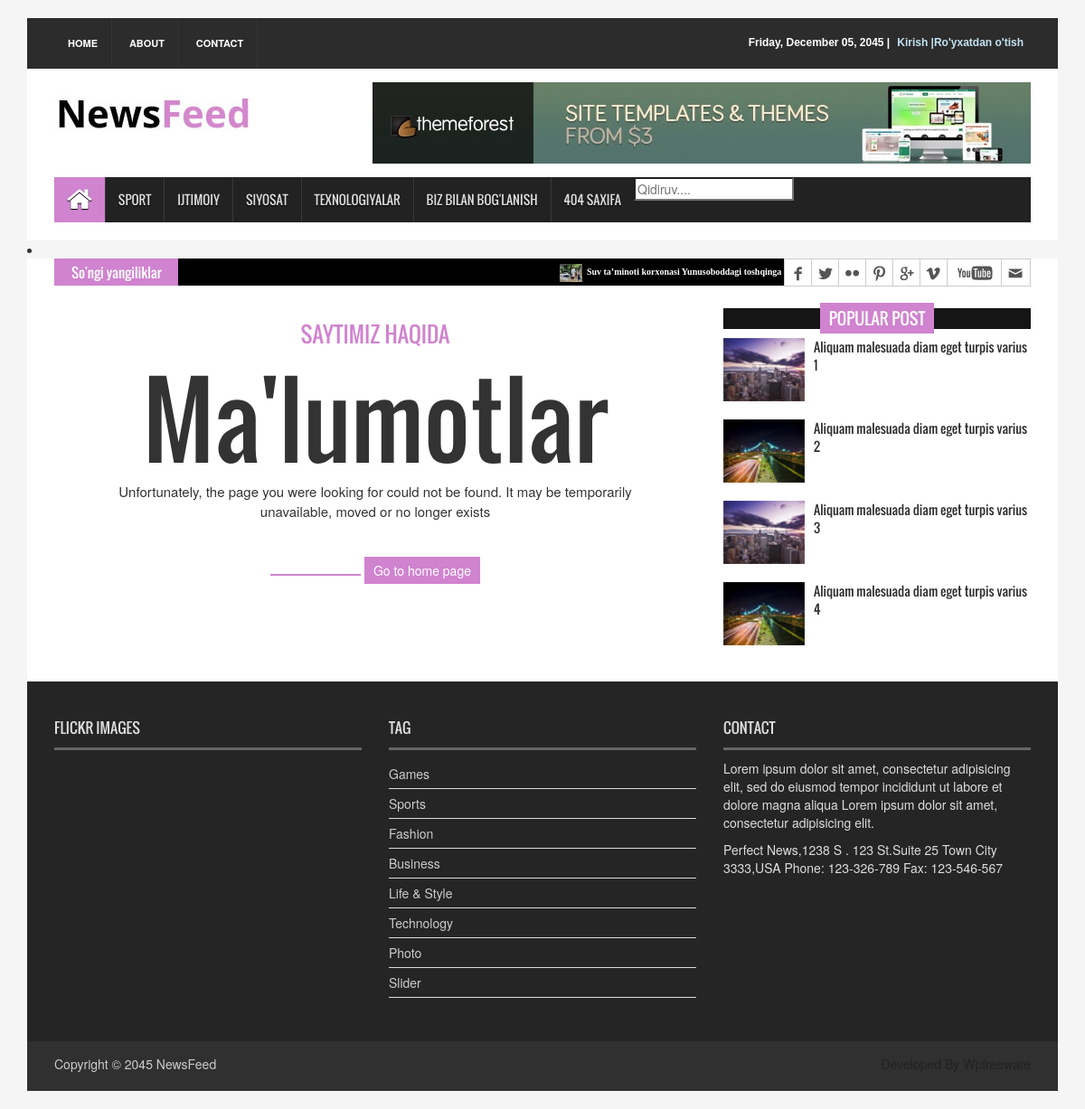
Page /about/ on the earlier database version.
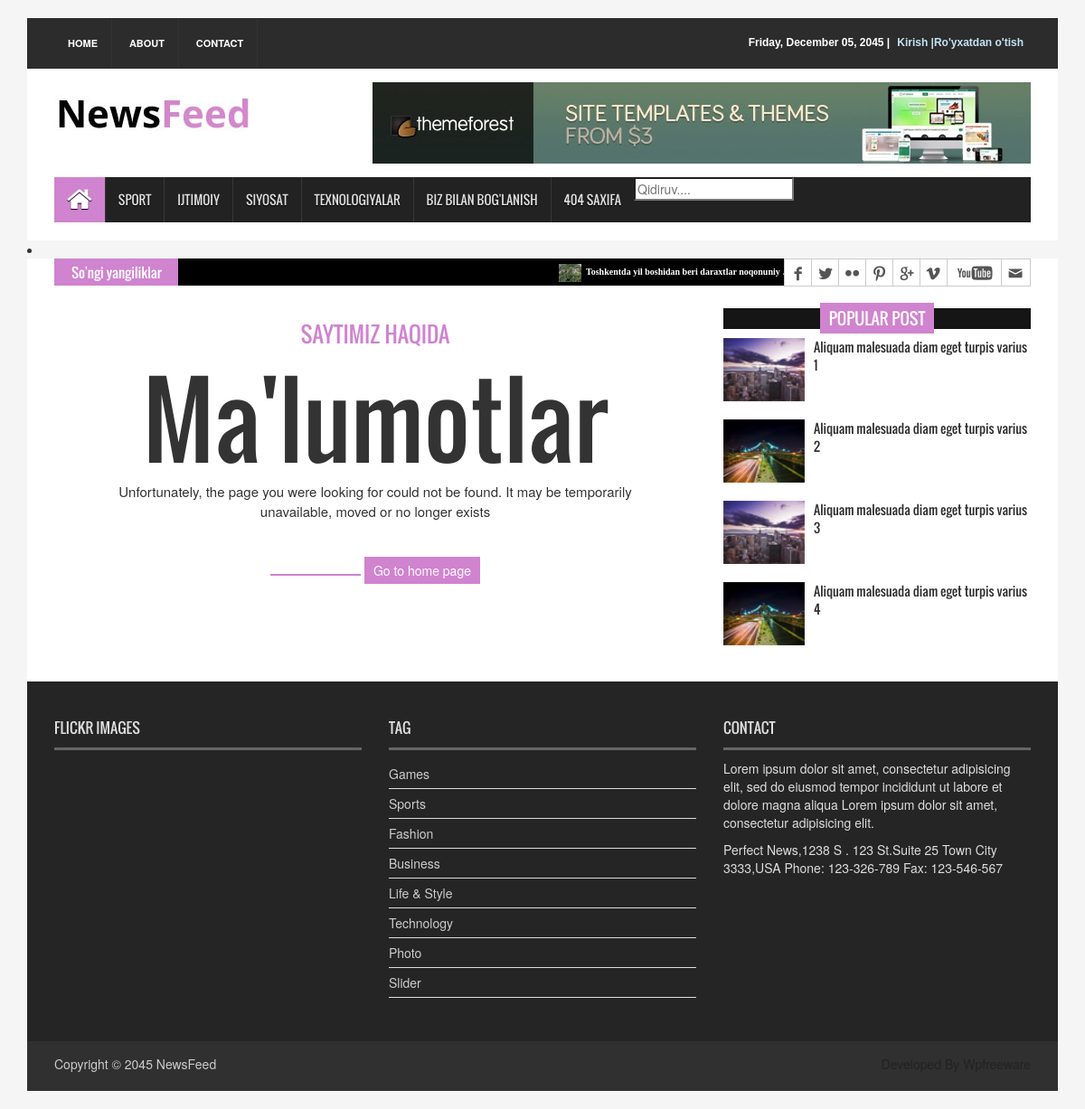
Same page on the later database version.
### news/models.py (models this page shows, shortened)
class Category(models.Model):
    name = models.CharField(max_length=250)
    class Meta:
        verbose_name = 'Kategoriya'
        verbose_name_plural = 'Kategoriyalar'

class NewsModel(models.Model):
    class Status(models.TextChoices):
        Draft = 'DF', 'Draft'
        Published = 'PB', 'Published'
    title = models.CharField(max_length=250)
    slug = models.SlugField(max_length=250, unique=True, db_index=True, null=True, blank=True)
    body = models.TextField()
    category = models.ForeignKey(Category, on_delete=models.PROTECT, verbose_name='Kategoriya', related_name='news_cat')
    image = models.ImageField(upload_to='news/images')
    created_time = models.DateTimeField(auto_now_add=True)
    updated_time = models.DateTimeField(auto_now=True)
    published_time = models.DateTimeField(default=timezone.now)
    status = models.CharField(choices=Status.choices, default=Status.Draft, max_length=2)
    author = models.ForeignKey(get_user_model(), on_delete=models.PROTECT)
    objects = models.Manager()
    published = Publishedmanager()
    class Meta:
        ordering = ['-published_time']
        verbose_name = 'Yangilik'
        verbose_name_plural = 'Yangiliklar'
    def get_absolute_url(self):
        return reverse("show_news", kwargs={'news_slug': self.slug})

### news/views.py (the view)
# urls.py: path('about/', aboutview, name='about_page'),
def aboutview(request):
    context = {}
    return render(request, 'about.html', context)

### news/contex_processor.py (called while the page is built)
def latest_news(request):
    context={
        'latest_news': NewsModel.published.all()[:5],
        'categories' : Category.objects.filter(news_cat__gt=0).distinct()
    }
    return context

### news/managers.py (called while the page is built)
    def get_queryset(self):
        return super().get_queryset().filter(status='PB')

### templates/about.html
{% extends 'news/base.html' %}
{% load static %}
{% block content %}
  <section id="contentSection">
    <div class="row">
      <div class="col-lg-8 col-md-8 col-sm-8">
        <div class="left_content">
          <div class="error_page">
            <h3>Saytimiz haqida</h3>
            <h1>Ma'lumotlar</h1>
            <p>Unfortunately, the page you were looking for could not be found. It may be temporarily unavailable, moved or no longer exists</p>
            <span></span> <a href="{% url 'home_url' %}" class="wow fadeInLeftBig">Go to home page</a> </div>
        </div>
      </div>
      <div class="col-lg-4 col-md-4 col-sm-4">
        <aside class="right_content">
          <div class="single_sidebar">
            <h2><span>Popular Post</span></h2>
            <ul class="spost_nav">
              <li>
                <div class="media wow fadeInDown"> <a href="single_page.html" class="media-left"> <img alt="" src="{% static 'images/post_img1.jpg' %}"> </a>
                  <div class="media-body"> <a href="single_page.html" class="catg_title"> Aliquam malesuada diam eget turpis varius 1</a> </div>
                </div>
              </li>
              <li>
                <div class="media wow fadeInDown"> <a href="single_page.html" class="media-left"> <img alt="" src="{% static 'images/post_img2.jpg' %}"> </a>
                  <div class="media-body"> <a href="single_page.html" class="catg_title"> Aliquam malesuada diam eget turpis varius 2</a> </div>
                </div>
              </li>
              <li>
                <div class="media wow fadeInDown"> <a href="single_page.html" class="media-left"> <img alt="" src="{% static 'images/post_img1.jpg' %}"> </a>
                  <div class="media-body"> <a href="single_page.html" class="catg_title"> Aliquam malesuada diam eget turpis varius 3</a> </div>
                </div>
              </li>
              <li>
                <div class="media wow fadeInDown"> <a href="single_page.html" class="media-left"> <img alt="" src="{% static 'images/post_img2.jpg' %}"> </a>
                  <div class="media-body"> <a href="single_page.html" class="catg_title"> Aliquam malesuada diam eget turpis varius 4</a> </div>
                </div>
              </li>
            </ul>
          </div>
        </aside>
      </div>
    </div>
  </section>
{% endblock content %}

### templates/news/base.html (shortened to what the changed rows need)
{% load static %}
<!DOCTYPE html>
<html>
<head>
<link rel="stylesheet" type="text/css" href="{% static 'css/bootstrap.min.css' %}">
<link rel="stylesheet" type="text/css" href="{% static 'css/font-awesome.min.css' %}">
<link rel="stylesheet" type="text/css" href="{% static 'css/animate.css' %}">
<link rel="stylesheet" type="text/css" href="{% static 'css/font.css'%}">
<link rel="stylesheet" type="text/css" href="{% static 'css/li-scroller.css' %}">
<link rel="stylesheet" type="text/css" href="{% static 'css/slick.css' %}">
<link rel="stylesheet" type="text/css" href="{% static 'css/jquery.fancybox.css' %}">
<link rel="stylesheet" type="text/css" href="{% static 'css/theme.css' %}">
<link rel="stylesheet" type="text/css" href="{% static 'css/style.css' %}">
</head>
<body>
<div class="container">
  <section id="navArea">
    <nav class="navbar navbar-inverse" role="navigation">
      <div id="navbar" class="navbar-collapse collapse">
        <ul class="nav navbar-nav main_nav">
          {% for category in categories %}
            <li><a href="{% url 'show_category' category.name %}">{{ category.name }}</a></li>
            {% endfor %}
        </ul>
      </div>
    </nav>
  </section>
  <section id="newsSection">
    <div class="row">
      <div class="col-lg-12 col-md-12">
        <div class="latest_newsarea"> <span>So'ngi yangiliklar</span>
          <ul id="ticker01" class="news_sticker">
           {% for news in latest_news %}
            <li><a href="{{ news.get_absolute_url }}"><img src="{{news.image.url}}" alt="">{{ news.title|truncatewords:6 }}</a></li>
           {% endfor %}
          </ul>
        </div>
      </div>
    </div>
  </section>
{% block content %}
{% endblock content %}
<footer id="footer">
    <div class="footer_top">
      <div class="row">
        <div class="col-lg-4 col-md-4 col-sm-4">
          <div class="footer_widget wow fadeInLeftBig">
            <h2>Flickr Images</h2>
          </div>
        </div>
        <div class="col-lg-4 col-md-4 col-sm-4">
          <div class="footer_widget wow fadeInDown">
            <h2>Tag</h2>
          </div>
        </div>
        <div class="col-lg-4 col-md-4 col-sm-4">
          <div class="footer_widget wow fadeInRightBig">
            <h2>Contact</h2>
          </div>
        </div>
      </div>
    </div>
  </footer>
</div>
</body>
</html>

Differences in the rows shown:
no longer on this page (row edited): NewsModel: image (picture), title "Suv ta’minoti korxonasi Yunusoboddagi toshqinga svet …"
added NewsModel: image (picture), title "Toshkentda yil boshidan beri daraxtlar noqonuniy …"
